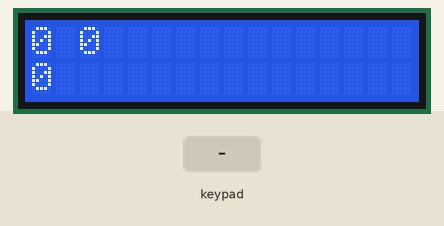
The sketch below on a simulated Arduino Uno, built with avr-gcc and run on an emulated ATmega328P. Parts: 16×2 character LCD. The inputs (shaded band) are chosen by the test bench.

Above: at 3.7 s.
3.8 s: keypad keys 7 + 5 = pressed 0.4 s apart
At 5.8 s:
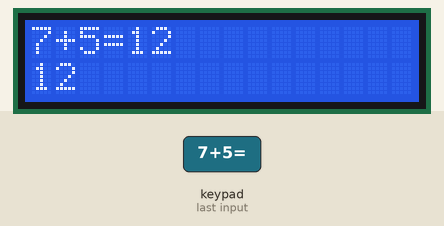
6.9 s: key '/' pressed
At 8.2 s:
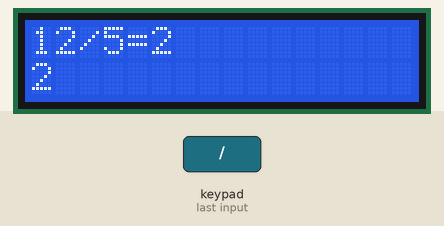
8.5 s: key '*' pressed
At 9.7 s:
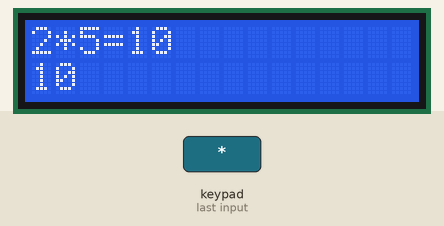
10.1 s: keypad keys 9 - 4 = pressed 0.4 s apart
At 11.3 s:
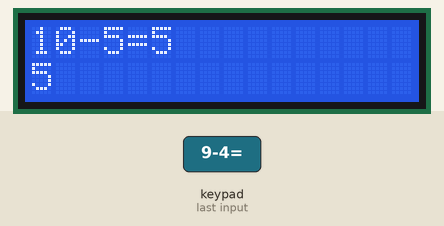
Timing chart, 0 to 13.1 s (numbered marks = the images above; inputs shaded):
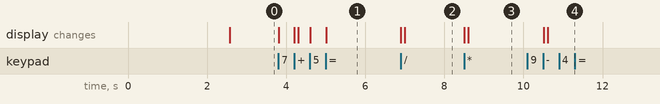

The sketch:

keypad_calc_lcd.ino
```cpp
#include <Keypad.h>
#include <LiquidCrystal.h>

const byte ROWS = 4;
const byte COLS = 4;

char key[ROWS][COLS] = {
  {'7','8','9','/'},
  {'4','5','6','*'},
  {'1','2','3','-'},
  {'C','0','=','+'}
};

byte rowPins[ROWS] = {0,1,2,3};
byte colPins[COLS] = {4,5,6,7};

Keypad kpd = Keypad(makeKeymap(key),rowPins,colPins,ROWS,COLS);

const int rs = 8,en=9,d4=10,d5=11,d6=12,d7=13;
LiquidCrystal lcd(rs,en,d4,d5,d6,d7);

long n1,n2,num;

char k_press,op;

boolean ans = false;

void setup() {
  // put your setup code here, to run once:
  lcd.begin(16,2);
  lcd.print("Welcome to the Arduino Calculator");
  lcd.setCursor(0,1);
  lcd.print("Let's start...");
  delay(2500);
  lcd.clear();

}

void loop() {
  // put your main code here, to run repeatedly:
  k_press = kpd.getKey();

  if(k_press != NO_KEY)
  {
    findKeys();
  }

  if(ans == true)
  {
    calculateAnswer();
  }
  showAnswer();

}

void findKeys()
{
  lcd.clear();
  if(k_press == 'C')
  {
    num = 0;
    n1=0;
    n2=0;
    ans=false;
  }

  if(k_press=='1')
  {
    if(num==0)
      num=1;
    else
      num=(num*10)+1;
  }

  if(k_press=='4')
  {
    if(num==0)
      num=4;
    else
      num=(num*10)+4;
  }

  if(k_press=='7')
  {
    if(num==0)
      num=7;
    else
      num=(num*10)+7;
  }

  if(k_press=='0')
  {
    if(num==0)
      num=0;
    else
      num=(num*10)+0;
  }

  if(k_press=='2')
  {
    if(num==0)
      num=2;
    else
      num=(num*10)+2;
  }

  if(k_press=='5')
  {
    if(num==0)
      num=5;
    else
      num=(num*10)+5;
  }

  if(k_press=='8')
  {
    if(num==0)
      num=8;
    else
      num=(num*10)+8;
  }

  if(k_press=='=')
  {

      n2=num;
      ans=true;
  }

  if(k_press=='3')
  {
    if(num==0)
      num=3;
    else
      num=(num*10)+3;
  }

  if(k_press=='6')
  {
    if(num==0)
      num=6;
    else
      num=(num*10)+6;
  }

  if(k_press=='9')
  {
    if(num==0)
      num=9;
    else
      num=(num*10)+9;
  }

  if(k_press == '+' || k_press == '-' || k_press == '*' || k_press == '/')
  {
    n1=num;
    num=0;

    if(k_press == '+')
       op = '+';

     if(k_press == '-')
       op = '-';

     if(k_press == '*')
       op = '*';

     if(k_press == '/')
       op = '/';

      delay(100);
  }
}

void calculateAnswer()
{
  if(op == '+')
     num = n1+n2;

   if(op == '-')
     num = n1-n2;

   if(op == '*')
     num = n1*n2;

   if(op == '/')
     num = n1/n2;
}

void showAnswer()
{
  lcd.setCursor(0,0);
  lcd.print(n1);
  lcd.print(op);
  lcd.print(n2);

  if(ans == true)
  {
    lcd.print("=");
    lcd.print(num);
  }

  lcd.setCursor(0,1);
  lcd.print(num);
}
```

Measured:
- after the input at 3.8 s, the display: first changes at once (image 1 shows a later state)
- after the input at 6.9 s, the display: first changes at once (image 2 shows a later state)
- after the input at 8.5 s, the display: first changes at once (image 3 shows a later state)
- after the input at 10.1 s, the display: first changes after 0.41 s (image 4 shows a later state)
